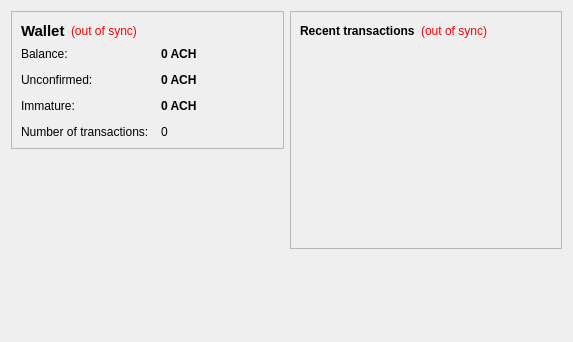
<?xml version="1.0" encoding="UTF-8"?>
<ui version="4.0">
 <class>OverviewPage</class>
 <widget class="QWidget" name="OverviewPage">
  <property name="geometry">
   <rect>
    <x>0</x>
    <y>0</y>
    <width>573</width>
    <height>342</height>
   </rect>
  </property>
  <property name="windowTitle">
   <string>Form</string>
  </property>
  <layout class="QHBoxLayout" name="horizontalLayout" stretch="1,1">
   <item>
    <layout class="QVBoxLayout" name="verticalLayout_2">
     <item>
      <widget class="QFrame" name="frame">
       <property name="frameShape">
        <enum>QFrame::StyledPanel</enum>
       </property>
       <property name="frameShadow">
        <enum>QFrame::Raised</enum>
       </property>
       <layout class="QVBoxLayout" name="verticalLayout_4">
        <item>
         <layout class="QHBoxLayout" name="horizontalLayout_4">
          <item>
           <widget class="QLabel" name="label_5">
            <property name="font">
             <font>
              <pointsize>11</pointsize>
              <weight>75</weight>
              <bold>true</bold>
             </font>
            </property>
            <property name="text">
             <string>Wallet</string>
            </property>
           </widget>
          </item>
          <item>
           <widget class="QLabel" name="labelWalletStatus">
            <property name="toolTip">
             <string>The displayed information may be out of date. Your wallet automatically synchronizes with the achcoin network after a connection is established, but this process has not completed yet.</string>
            </property>
            <property name="styleSheet">
             <string notr="true">QLabel { color: red; }</string>
            </property>
            <property name="text">
             <string notr="true">(out of sync)</string>
            </property>
            <property name="alignment">
             <set>Qt::AlignLeading|Qt::AlignLeft|Qt::AlignVCenter</set>
            </property>
           </widget>
          </item>
          <item>
           <spacer name="horizontalSpacer_2">
            <property name="orientation">
             <enum>Qt::Horizontal</enum>
            </property>
            <property name="sizeHint" stdset="0">
             <size>
              <width>40</width>
              <height>20</height>
             </size>
            </property>
           </spacer>
          </item>
         </layout>
        </item>
        <item>
         <layout class="QFormLayout" name="formLayout_2">
          <property name="fieldGrowthPolicy">
           <enum>QFormLayout::AllNonFixedFieldsGrow</enum>
          </property>
          <property name="horizontalSpacing">
           <number>12</number>
          </property>
          <property name="verticalSpacing">
           <number>12</number>
          </property>
          <item row="0" column="0">
           <widget class="QLabel" name="label">
            <property name="text">
             <string>Balance:</string>
            </property>
           </widget>
          </item>
          <item row="0" column="1">
           <widget class="QLabel" name="labelBalance">
            <property name="font">
             <font>
              <weight>75</weight>
              <bold>true</bold>
             </font>
            </property>
            <property name="cursor">
             <cursorShape>IBeamCursor</cursorShape>
            </property>
            <property name="toolTip">
             <string>Your current balance</string>
            </property>
            <property name="text">
             <string notr="true">0 ACH</string>
            </property>
            <property name="textInteractionFlags">
             <set>Qt::LinksAccessibleByMouse|Qt::TextSelectableByKeyboard|Qt::TextSelectableByMouse</set>
            </property>
           </widget>
          </item>
          <item row="1" column="0">
           <widget class="QLabel" name="label_3">
            <property name="text">
             <string>Unconfirmed:</string>
            </property>
           </widget>
          </item>
          <item row="1" column="1">
           <widget class="QLabel" name="labelUnconfirmed">
            <property name="font">
             <font>
              <weight>75</weight>
              <bold>true</bold>
             </font>
            </property>
            <property name="cursor">
             <cursorShape>IBeamCursor</cursorShape>
            </property>
            <property name="toolTip">
             <string>Total of transactions that have yet to be confirmed, and do not yet count toward the current balance</string>
            </property>
            <property name="text">
             <string notr="true">0 ACH</string>
            </property>
            <property name="textInteractionFlags">
             <set>Qt::LinksAccessibleByMouse|Qt::TextSelectableByKeyboard|Qt::TextSelectableByMouse</set>
            </property>
           </widget>
          </item>
          <item row="3" column="0">
           <widget class="QLabel" name="label_2">
            <property name="text">
             <string>Number of transactions:</string>
            </property>
           </widget>
          </item>
          <item row="3" column="1">
           <widget class="QLabel" name="labelNumTransactions">
            <property name="toolTip">
             <string>Total number of transactions in wallet</string>
            </property>
            <property name="text">
             <string notr="true">0</string>
            </property>
           </widget>
          </item>
          <item row="2" column="0">
           <widget class="QLabel" name="labelImmatureText">
            <property name="text">
             <string>Immature:</string>
            </property>
           </widget>
          </item>
          <item row="2" column="1">
           <widget class="QLabel" name="labelImmature">
            <property name="font">
             <font>
              <weight>75</weight>
              <bold>true</bold>
             </font>
            </property>
            <property name="toolTip">
             <string>Mined balance that has not yet matured</string>
            </property>
            <property name="text">
             <string notr="true">0 ACH</string>
            </property>
            <property name="textInteractionFlags">
             <set>Qt::LinksAccessibleByMouse|Qt::TextSelectableByKeyboard|Qt::TextSelectableByMouse</set>
            </property>
           </widget>
          </item>
         </layout>
        </item>
       </layout>
      </widget>
     </item>
     <item>
      <spacer name="verticalSpacer">
       <property name="orientation">
        <enum>Qt::Vertical</enum>
       </property>
       <property name="sizeHint" stdset="0">
        <size>
         <width>20</width>
         <height>40</height>
        </size>
       </property>
      </spacer>
     </item>
    </layout>
   </item>
   <item>
    <layout class="QVBoxLayout" name="verticalLayout_3">
     <item>
      <widget class="QFrame" name="frame_2">
       <property name="frameShape">
        <enum>QFrame::StyledPanel</enum>
       </property>
       <property name="frameShadow">
        <enum>QFrame::Raised</enum>
       </property>
       <layout class="QVBoxLayout" name="verticalLayout">
        <item>
         <layout class="QHBoxLayout" name="horizontalLayout_2">
          <item>
           <widget class="QLabel" name="label_4">
            <property name="text">
             <string>&lt;b&gt;Recent transactions&lt;/b&gt;</string>
            </property>
           </widget>
          </item>
          <item>
           <widget class="QLabel" name="labelTransactionsStatus">
            <property name="toolTip">
             <string>The displayed information may be out of date. Your wallet automatically synchronizes with the achcoin network after a connection is established, but this process has not completed yet.</string>
            </property>
            <property name="styleSheet">
             <string notr="true">QLabel { color: red; }</string>
            </property>
            <property name="text">
             <string notr="true">(out of sync)</string>
            </property>
            <property name="alignment">
             <set>Qt::AlignRight|Qt::AlignTrailing|Qt::AlignVCenter</set>
            </property>
           </widget>
          </item>
          <item>
           <spacer name="horizontalSpacer">
            <property name="orientation">
             <enum>Qt::Horizontal</enum>
            </property>
            <property name="sizeHint" stdset="0">
             <size>
              <width>40</width>
              <height>20</height>
             </size>
            </property>
           </spacer>
          </item>
         </layout>
        </item>
        <item>
         <widget class="QListView" name="listTransactions">
          <property name="styleSheet">
           <string notr="true">QListView { background: transparent; }</string>
          </property>
          <property name="frameShape">
           <enum>QFrame::NoFrame</enum>
          </property>
          <property name="verticalScrollBarPolicy">
           <enum>Qt::ScrollBarAlwaysOff</enum>
          </property>
          <property name="horizontalScrollBarPolicy">
           <enum>Qt::ScrollBarAlwaysOff</enum>
          </property>
          <property name="selectionMode">
           <enum>QAbstractItemView::NoSelection</enum>
          </property>
         </widget>
        </item>
       </layout>
      </widget>
     </item>
     <item>
      <spacer name="verticalSpacer_2">
       <property name="orientation">
        <enum>Qt::Vertical</enum>
       </property>
       <property name="sizeHint" stdset="0">
        <size>
         <width>20</width>
         <height>40</height>
        </size>
       </property>
      </spacer>
     </item>
    </layout>
   </item>
  </layout>
 </widget>
 <resources/>
 <connections/>
</ui>
